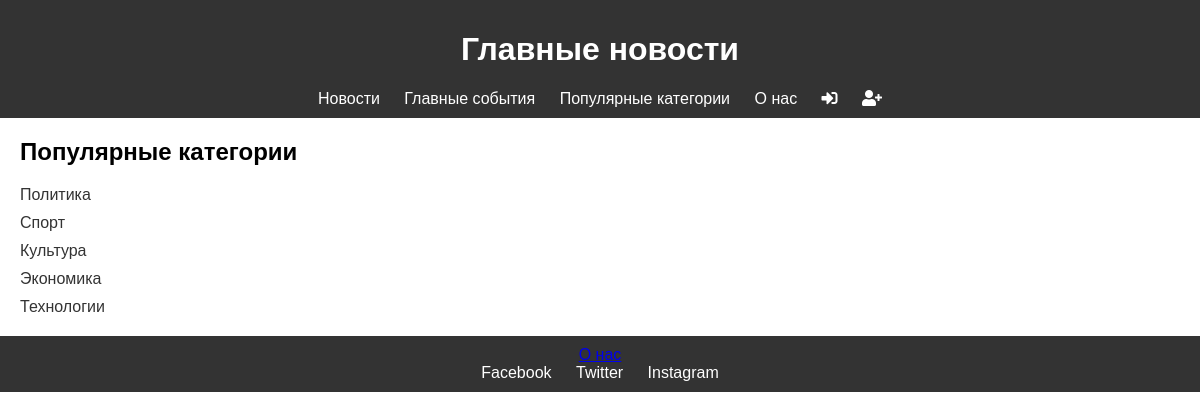
The page /category/ on the database its author committed.
### news/models.py (models this page shows, shortened)
class Category(models.Model):
    name = models.CharField(max_length=100)

### news/views.py (the view)
# urls.py: path('category/', views.categories, name='categories'),
def categories(request):
    category = Category.objects.all()
    return render(request, 'categories.html', {'categories': category})

### templates/categories.html (shortened to what this page needs)
{% extends 'base.html' %}
{% block content %}
<section id="popular-categories" class="popular-categories">
    <h2>Популярные категории</h2>
    <ul class="category-list">
        {% for category in categories %}
            <li><a href="{% url 'articles_by_category' category.id %}">{{ category.name }}</a></li>
        {% endfor %}
    </ul>
</section>
{% endblock %}

### static/style.css (style rules this page uses)
body { font-family: 'Arial', sans-serif; margin: 0; padding: 0; }
section { margin: 20px; }
.popular-categories ul { list-style: none; padding: 0; }
.popular-categories li { margin-bottom: 10px; }
.popular-categories a { color: #333; text-decoration: none; }

### rows shown on the page
Category: name "Политика"
Category: name "Спорт"
Category: name "Культура"
Category: name "Экономика"
Category: name "Технологии"
